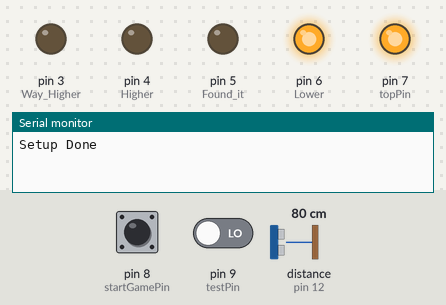
A sketch run on a simulated Arduino Uno, built with avr-gcc and run on an emulated ATmega328P. Parts: output pins drawn as LEDs (lit = HIGH), the last lines printed to the serial monitor. The test bench sets the inputs (shaded band); at power-on: pin 9 (testPin) LOW, pin 8 (startGamePin) LOW, distance to the obstacle (sensor on pin 12) 80 cm. The echo pulse lasts 58.3 µs per cm; random numbers use the default seed unless the sketch sets one; pins used as bus, display or sensor lines are not drawn.

Above: at 13.8 s.
13.9 s: pin 9 (testPin) driven HIGH
At 19.8 s:
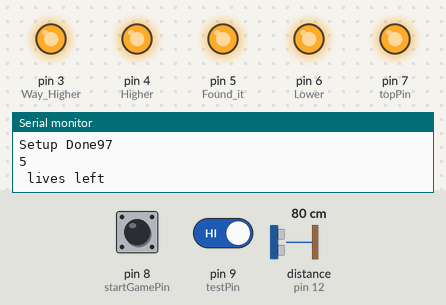
21.2 s: pin 8 (startGamePin) pulled HIGH for 3 s
At 22.7 s:
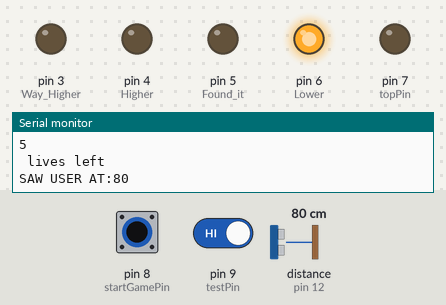
28.5 s: pin 9 (testPin) driven LOW
At 29.3 s:
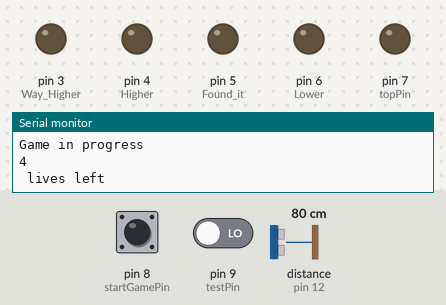
35.8 s: pin 8 (startGamePin) driven HIGH and pin 9 (testPin) driven HIGH
At 36.6 s:
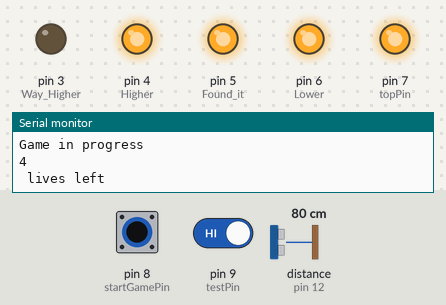
48.5 s: distance to the obstacle (sensor on pin 12) set to 120 cm
61.2 s: distance to the obstacle (sensor on pin 12) set to 114 cm
Timing chart, 0 to 94.8 s (numbered marks = the images above; inputs shaded):
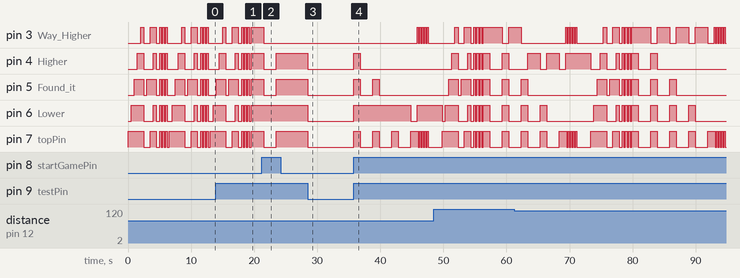

The sketch:

project1.ino
```cpp
/*
 * Bennett Schoonerman
 * IGME 470
 * 2/9/2019
 * Project 1 LED
 */
//Globals
int trigPin = 13;
int echoPin = 12;
int startGamePin = 8;
int testPin = 9;
long duration, cm, inches;
//Game vars
int lives = 5;
long targetDistance;
long tollerance = 5;
long redLimit = 20;
bool playingGame = false;


void setup() {

  //Distance Sensor
  pinMode(trigPin,OUTPUT);
  pinMode(echoPin,INPUT);
  //Buttons
  pinMode(startGamePin,INPUT);
  pinMode(testPin,INPUT);

  //Game Signals
  pinMode(7, OUTPUT);//Way Lower
  pinMode(6, OUTPUT);//Lower
  pinMode(5, OUTPUT);//Found it
  pinMode(4, OUTPUT);//Higher
  pinMode(3, OUTPUT);//Way Higher


  Serial.begin(9600);
  Serial.print("Setup Done");
}

void loop() {
  lightsOff();
  //getDistance();
  if(digitalRead(testPin)==HIGH){
    if(!playingGame){
      //calibrate and set maxDistance and a random target value
      targetDistance = random(10,120);
      Serial.println(targetDistance);
      playingGame = true;
      showLives();
    }
    else{
      Serial.println("Game in progress");
      showLives();
    }
  }
  if(digitalRead(startGamePin)==HIGH){
    if(playingGame){
      long userDistance = getDistance();
      Serial.print("SAW USER AT:");
      Serial.println(userDistance);
      if(userDistance > targetDistance + redLimit){
        digitalWrite(3, HIGH);//Way Higher
        lives--;
      }
      else if(userDistance > targetDistance + tollerance){
        digitalWrite(4, HIGH);//Higher
        lives--;
      }
      else if(userDistance < targetDistance - redLimit){
        digitalWrite(7, HIGH);//Way Lower
        lives--;
      }
      else if(userDistance < targetDistance - tollerance){
        digitalWrite(6, HIGH);//Lower
        lives--;
      }
      else if(userDistance > targetDistance - tollerance && userDistance < targetDistance + tollerance){
        //You Won!
        Serial.println("YOU WIN!");
        for(int i = 0; i < 5; i++){
          digitalWrite(5,HIGH);
          delay(200);
          digitalWrite(5,LOW);
          delay(200);
        }
        //reset game globals
        playingGame = false;
        lives = 5;
      }
      //Check if they lost!
      if(lives == 0){
        Serial.println("GAME OVER!");
        //Blink RED lights 5 times
        for(int i = 0; i < 5; i++){
          digitalWrite(7,HIGH);
          digitalWrite(3,HIGH);
          delay(200);
          digitalWrite(7,LOW);
          digitalWrite(3,LOW);
          delay(200);
        }
        //reset global game vars
        playingGame = false;
        lives = 5;
      }
      delay(2000);//show the hint light for 2 seconds
      lightsOff();
    }
    else{
        Serial.println("Start a game first");
        return;//if they are not playing the game just return
    }
  }

  //Play waiting blink sequence
  if(!playingGame){
    WaitingMode();
  }

}//end loop
//shows the number of lives left to the user
void showLives(){
  Serial.println(lives);
  Serial.println(" lives left");
  int topPin = 7;
  for(int i = 0; i < lives; i++){
    digitalWrite(topPin - i,HIGH);
  }
  delay(1000);
  lightsOff();
}

//wait mode blink sequence
void WaitingMode(){
  int waitTime = 500;
  digitalWrite(7, HIGH);
  delay(waitTime);
  digitalWrite(6, HIGH);
  delay(waitTime);
  digitalWrite(5, HIGH);
  delay(waitTime);
  digitalWrite(4,HIGH);
  delay(waitTime);
  digitalWrite(3,HIGH);
  delay(waitTime);
  lightsOff();
  delay(waitTime);
  digitalWrite(5, HIGH);
  delay(waitTime);
  digitalWrite(7, HIGH);
  digitalWrite(3,HIGH);\
  delay(waitTime);
  digitalWrite(6, HIGH);
  digitalWrite(4,HIGH);
  delay(waitTime);
  lightsOff();
  delay(waitTime);
  //blink
  lightsOn();
  delay(waitTime/2);
  lightsOff();
  delay(waitTime/2);
  lightsOn();
  delay(waitTime/2);
  lightsOff();
  delay(waitTime/2);
  lightsOn();
  delay(waitTime/2);
  lightsOff();
  delay(waitTime/2);
}

//helper function to shut off all lights EXCEPT BLUE SENESOR LIGHT
void lightsOff(){
  digitalWrite(7, LOW);
  digitalWrite(6, LOW);
  digitalWrite(5, LOW);
  digitalWrite(4, LOW);
  digitalWrite(3, LOW);
}

//  turn all lights on
void lightsOn(){
  digitalWrite(7, HIGH);
  digitalWrite(6, HIGH);
  digitalWrite(5, HIGH);
  digitalWrite(4, HIGH);
  digitalWrite(3, HIGH);
}


long getDistance(){
// The sensor is triggered by a HIGH pulse of 10 or more microseconds.
  // Give a short LOW pulse beforehand to ensure a clean HIGH pulse:
  digitalWrite(trigPin, LOW);
  delayMicroseconds(5);
  digitalWrite(trigPin, HIGH);
  delayMicroseconds(10);
  digitalWrite(trigPin, LOW);

  // Read the signal from the sensor: a HIGH pulse whose
  // duration is the time (in microseconds) from the sending
  // of the ping to the reception of its echo off of an object.
  pinMode(echoPin, INPUT);
  duration = pulseIn(echoPin, HIGH);

  // Convert the time into a distance
  cm = (duration/2) / 29.1;     // Divide by 29.1 or multiply by 0.0343
  inches = (duration/2) / 74;   // Divide by 74 or multiply by 0.0135
  /*
  Serial.print(inches);
  Serial.print("in, ");
  Serial.print(cm);
  Serial.print("cm");
  Serial.println();
  */
  return cm;//using cm
}
```

Measured:
- after the input at 21.2 s, pin 3 (Way_Higher): HIGH → LOW after 0.30 s; pin 4 (Higher), pin 5 (Found_it), pin 7 (topPin): HIGH → LOW after 0.30 s, → HIGH 2.0 s later
- after the input at 28.5 s, pin 4 (Higher), pin 5 (Found_it), pin 6 (Lower), pin 7 (topPin): HIGH → LOW at once
- after the input at 35.8 s, pin 3 (Way_Higher): alternates HIGH for 0.20 s and LOW for 0.20 s, 10 changes in all, then stays LOW, starting after 10.0 s; pin 4 (Higher): LOW → HIGH at once, → LOW 1.0 s later
